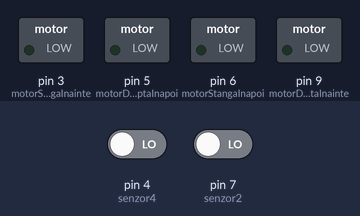
A sketch run on a simulated Arduino Uno, built with avr-gcc and run on an emulated ATmega328P. Parts: switched loads named in the sketch (green lamp = pin HIGH). The inputs (shaded band) are chosen by the test bench; at power-on: pin 4 (senzor4) LOW, pin 7 (senzor2) LOW.

Above: at 1.2 s.
1.3 s: pin 4 (senzor4) driven HIGH
At 2.1 s:
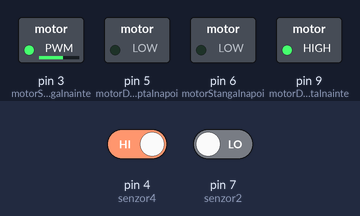
2.8 s: pin 7 (senzor2) driven HIGH
At 3.9 s:
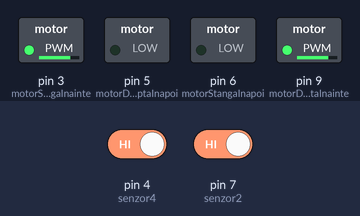
4.3 s: pin 4 (senzor4) driven LOW
At 5.5 s:
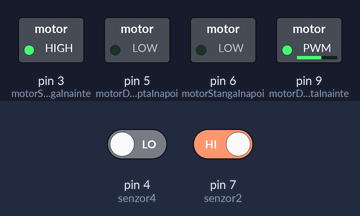
Timing chart, 0 to 7.3 s (numbered marks = the images above; inputs shaded):
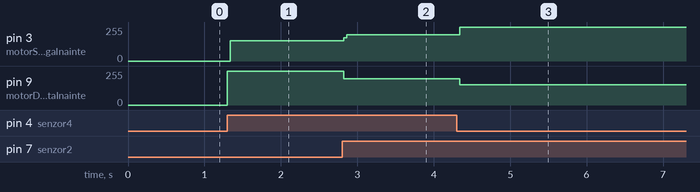

The sketch:

URMARITOR_LINIE_SENZORI_2_SI_4.ino
```cpp
int motorStangaInainte = 3;
int motorStangaInapoi = 6;
int motorDreaptaInainte = 9;
int motorDreaptaInapoi = 5;
int senzor1 = 2;
int senzor2 = 7;
int senzor3 = 8;
int senzor4 = 4;
int senzor5 = 10;
int senzorButon = 11;
int senzorNear = 12;

void setup() {
  // put your setup code here, to run once:
  pinMode(motorStangaInainte, OUTPUT);
  pinMode(motorStangaInapoi, OUTPUT);
  pinMode(motorDreaptaInainte, OUTPUT);
  pinMode(motorDreaptaInapoi, OUTPUT);
  pinMode(senzor1, INPUT);
  pinMode(senzor2, INPUT);
  pinMode(senzor3, INPUT);
  pinMode(senzor4, INPUT);
  pinMode(senzor5, INPUT);
  pinMode(senzorButon, INPUT);
  pinMode(senzorNear, INPUT);
}

void loop() {
  // put your main code here, to run repeatedly:
  /*if (digitalRead(senzor1)) {
    controlDirection(5, 255);
  } */
  if (digitalRead(senzor2)) {
    controlDirection(5, 255);
    controlDirection(2, 255);
  }
  /*if (digitalRead(senzor3)) {
    controlDirection(2, 255);
  } */
  if (digitalRead(senzor4)) {
    controlDirection(7, 255);
    controlDirection(2, 255);
  }
  /*if (digitalRead(senzor5)) {
    controlDirection(7, 255);
  }
  if (digitalRead(senzorButon)) {
    controlDirection(0, 255);
  }
  if (digitalRead(senzorNear)) {
    controlDirection(2, 255);
  }*/
}

void controlDirection( int d , int s ) {
  switch( d ) {
      case 0:
        // STOP Normal
        digitalWrite(motorDreaptaInainte, LOW);
        digitalWrite(motorDreaptaInapoi, LOW);
        digitalWrite(motorStangaInainte, LOW);
        digitalWrite(motorStangaInapoi, LOW);
        break;
      case 1:
        // STOP Fast
        digitalWrite(motorDreaptaInainte, HIGH);
        digitalWrite(motorDreaptaInapoi, HIGH);
        digitalWrite(motorStangaInainte, HIGH);
        digitalWrite(motorStangaInapoi, HIGH);
        break;
      case 2:
        // Forward
        digitalWrite(motorDreaptaInainte, HIGH);
        digitalWrite(motorDreaptaInapoi, LOW);
        digitalWrite(motorStangaInainte, HIGH);
        digitalWrite(motorStangaInapoi, LOW);
        break;
      case 3:
        // SLOW Forward
        digitalWrite(motorDreaptaInainte, HIGH);
        analogWrite(motorDreaptaInapoi, 255-150);
        digitalWrite(motorStangaInainte, HIGH);
        analogWrite(motorStangaInapoi, 255-150);
        break;
      case 4:
        // Reverse
        digitalWrite(motorDreaptaInainte, LOW);
        digitalWrite(motorDreaptaInapoi, HIGH);
        digitalWrite(motorStangaInainte, LOW);
        digitalWrite(motorStangaInapoi, HIGH);
        break;
      case 5:
        // Wide Right
        digitalWrite(motorDreaptaInainte, LOW);
        digitalWrite(motorDreaptaInapoi, LOW);
        digitalWrite(motorStangaInainte, HIGH);
        digitalWrite(motorStangaInapoi, LOW);
        break;
      case 6:
        // Tight Right
        digitalWrite(motorDreaptaInainte, LOW);
        digitalWrite(motorDreaptaInapoi, HIGH);
        digitalWrite(motorStangaInainte, HIGH);
        digitalWrite(motorStangaInapoi, LOW);
        break;
      case 7:
        // Wide Left
        digitalWrite(motorDreaptaInainte, HIGH);
        digitalWrite(motorDreaptaInapoi, LOW);
        digitalWrite(motorStangaInainte, LOW);
        digitalWrite(motorStangaInapoi, LOW);
        break;
      case 8:
        // Tight Left
        digitalWrite(motorDreaptaInainte, HIGH);
        digitalWrite(motorDreaptaInapoi, LOW);
        digitalWrite(motorStangaInainte, LOW);
        digitalWrite(motorStangaInapoi, HIGH);
        break;
  }
}
```

Measured:
- after the input at 1.3 s, pin 3 (motorStangaInainte): 0/255 → 152/255 at once; pin 9 (motorDreaptaInainte): 0/255 → 255/255 at once
- after the input at 2.8 s, pin 3 (motorStangaInainte): 152/255 → 198/255 at once; pin 9 (motorDreaptaInainte): 255/255 → 198/255 at once
- after the input at 4.3 s, pin 3 (motorStangaInainte): 198/255 → 255/255 at once; pin 9 (motorDreaptaInainte): 198/255 → 153/255 at once
